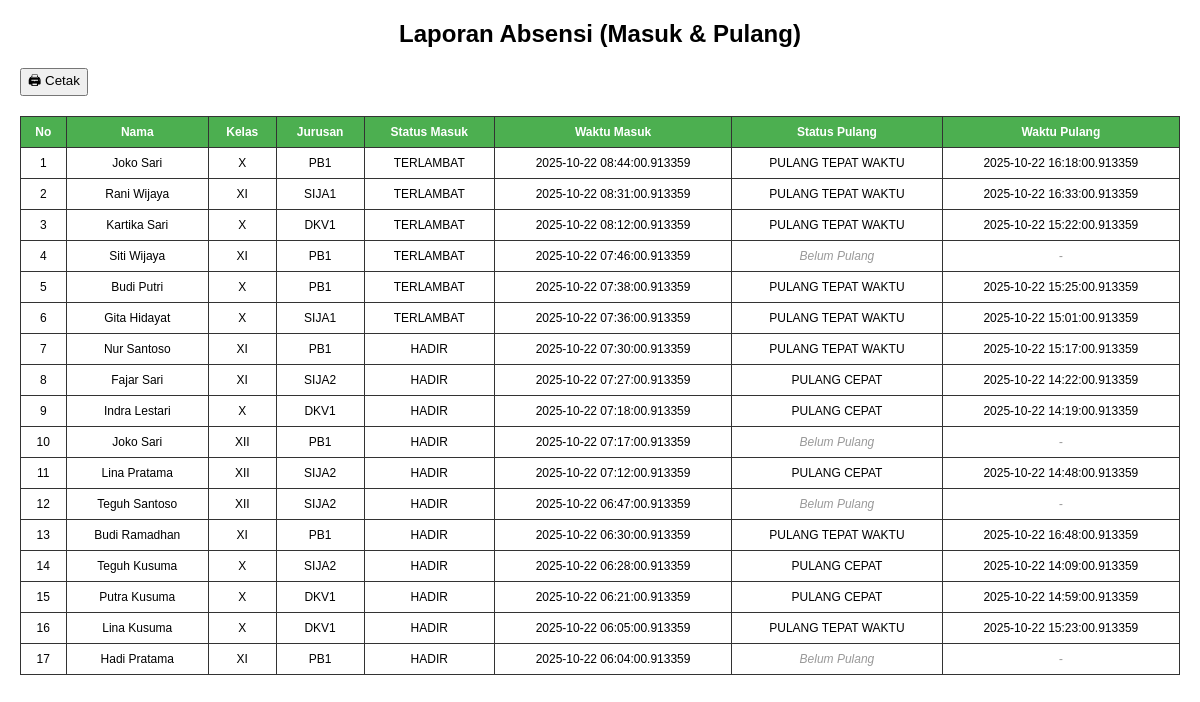
/admin/absensi/print (signed in), run on the app's committed database.
### tables this page shows
CREATE TABLE absensi (
            id INTEGER PRIMARY KEY AUTOINCREMENT,
            siswa_id INTEGER,
            nama TEXT NOT NULL,
            kelas TEXT NOT NULL,
            jurusan TEXT NOT NULL,
            latitude REAL,
            longitude REAL,
            status TEXT NOT NULL,
            waktu TIMESTAMP DEFAULT CURRENT_TIMESTAMP
        , waktu_pulang TIMESTAMP, status_pulang TEXT, latitude_pulang REAL, longitude_pulang REAL, bukti_surat TEXT, alasan_pulang TEXT);

### app.py (the view)
@app.route("/admin/absensi/print")
@login_required
def print_absensi():
    conn = sqlite3.connect(DB_NAME)
    cur = conn.cursor()
    cur.execute("""
        SELECT nama, kelas, jurusan, status, waktu,
               status_pulang, waktu_pulang
        FROM absensi
        ORDER BY waktu DESC
    """)
    absensi = cur.fetchall()
    conn.close()
    return render_template("admin/print_absensi.html", absensi=absensi)

### app.py (called while the page is built)
def login_required(f):
    from functools import wraps
    @wraps(f)
    def decorated_function(*args, **kwargs):
        if 'admin_logged_in' not in session:
            return redirect(url_for('admin_login'))
        return f(*args, **kwargs)
    return decorated_function

### templates/admin/print_absensi.html (shortened to what this page needs)
<!DOCTYPE html>
<html lang="id">
<head>
</head>
<body>
  <h2>Laporan Absensi (Masuk & Pulang)</h2>
  <button onclick="window.print()">🖨 Cetak</button>
  <table>
    <thead>
      <tr>
        <th>No</th>
        <th>Nama</th>
        <th>Kelas</th>
        <th>Jurusan</th>
        <th>Status Masuk</th>
        <th>Waktu Masuk</th>
        <th>Status Pulang</th>
        <th>Waktu Pulang</th>
      </tr>
    </thead>
    <tbody>
      {% for a in absensi %}
      <tr>
        <td>{{ loop.index }}</td>
        <td>{{ a[0] }}</td>
        <td>{{ a[1] }}</td>
        <td>{{ a[2] }}</td>
        <td>{{ a[3] }}</td>
        <td>{{ a[4] }}</td>
        <td>
          {% if a[5] %}
            {{ a[5] }}
          {% else %}
            <span class="belum-pulang">Belum Pulang</span>
          {% endif %}
        </td>
        <td>
          {% if a[6] %}
            {{ a[6] }}
          {% else %}
            <span class="belum-pulang">-</span>
          {% endif %}
        </td>
      </tr>
      {% endfor %}
    </tbody>
  </table>
</body>
</html>

### templates/admin/print_absensi.html (style rules this page uses)
body { font-family: Arial, sans-serif; margin: 20px; }
h2 { text-align: center; margin-bottom: 20px; }
table { width: 100%; border-collapse: collapse; margin-top: 20px; font-size: 12px; }
th, td { border: 1px solid #333; padding: 8px; text-align: center; }
th { background-color: #4CAF50; color: white; }
.belum-pulang { color: #999; font-style: italic; }

### data on the page
absensi: nama "Joko Sari", kelas "X", jurusan "PB1", status "TERLAMBAT", waktu "2025-10-22 08:44:00.913359", status_pulang "PULANG TEPAT WAKTU", waktu_pulang "2025-10-22 16:18:00.913359"
absensi: nama "Rani Wijaya", kelas "XI", jurusan "SIJA1", status "TERLAMBAT", waktu "2025-10-22 08:31:00.913359", status_pulang "PULANG TEPAT WAKTU", waktu_pulang "2025-10-22 16:33:00.913359"
absensi: nama "Kartika Sari", kelas "X", jurusan "DKV1", status "TERLAMBAT", waktu "2025-10-22 08:12:00.913359", status_pulang "PULANG TEPAT WAKTU", waktu_pulang "2025-10-22 15:22:00.913359"
absensi: nama "Siti Wijaya", kelas "XI", jurusan "PB1", status "TERLAMBAT", waktu "2025-10-22 07:46:00.913359", shows "Belum Pulang"
absensi: nama "Budi Putri", kelas "X", jurusan "PB1", status "TERLAMBAT", waktu "2025-10-22 07:38:00.913359", status_pulang "PULANG TEPAT WAKTU", waktu_pulang "2025-10-22 15:25:00.913359"
absensi: nama "Gita Hidayat", kelas "X", jurusan "SIJA1", status "TERLAMBAT", waktu "2025-10-22 07:36:00.913359", status_pulang "PULANG TEPAT WAKTU", waktu_pulang "2025-10-22 15:01:00.913359"
absensi: nama "Nur Santoso", kelas "XI", jurusan "PB1", status "HADIR", waktu "2025-10-22 07:30:00.913359", status_pulang "PULANG TEPAT WAKTU", waktu_pulang "2025-10-22 15:17:00.913359"
absensi: nama "Fajar Sari", kelas "XI", jurusan "SIJA2", status "HADIR", waktu "2025-10-22 07:27:00.913359", status_pulang "PULANG CEPAT", waktu_pulang "2025-10-22 14:22:00.913359"
absensi: nama "Indra Lestari", kelas "X", jurusan "DKV1", status "HADIR", waktu "2025-10-22 07:18:00.913359", status_pulang "PULANG CEPAT", waktu_pulang "2025-10-22 14:19:00.913359"
absensi: nama "Joko Sari", kelas "XII", jurusan "PB1", status "HADIR", waktu "2025-10-22 07:17:00.913359", shows "Belum Pulang"
absensi: nama "Lina Pratama", kelas "XII", jurusan "SIJA2", status "HADIR", waktu "2025-10-22 07:12:00.913359", status_pulang "PULANG CEPAT", waktu_pulang "2025-10-22 14:48:00.913359"
absensi: nama "Teguh Santoso", kelas "XII", jurusan "SIJA2", status "HADIR", waktu "2025-10-22 06:47:00.913359", shows "Belum Pulang"
absensi: nama "Budi Ramadhan", kelas "XI", jurusan "PB1", status "HADIR", waktu "2025-10-22 06:30:00.913359", status_pulang "PULANG TEPAT WAKTU", waktu_pulang "2025-10-22 16:48:00.913359"
absensi: nama "Teguh Kusuma", kelas "X", jurusan "SIJA2", status "HADIR", waktu "2025-10-22 06:28:00.913359", status_pulang "PULANG CEPAT", waktu_pulang "2025-10-22 14:09:00.913359"
absensi: nama "Putra Kusuma", kelas "X", jurusan "DKV1", status "HADIR", waktu "2025-10-22 06:21:00.913359", status_pulang "PULANG CEPAT", waktu_pulang "2025-10-22 14:59:00.913359"
absensi: nama "Lina Kusuma", kelas "X", jurusan "DKV1", status "HADIR", waktu "2025-10-22 06:05:00.913359", status_pulang "PULANG TEPAT WAKTU", waktu_pulang "2025-10-22 15:23:00.913359"
absensi: nama "Hadi Pratama", kelas "XI", jurusan "PB1", status "HADIR", waktu "2025-10-22 06:04:00.913359", shows "Belum Pulang"
